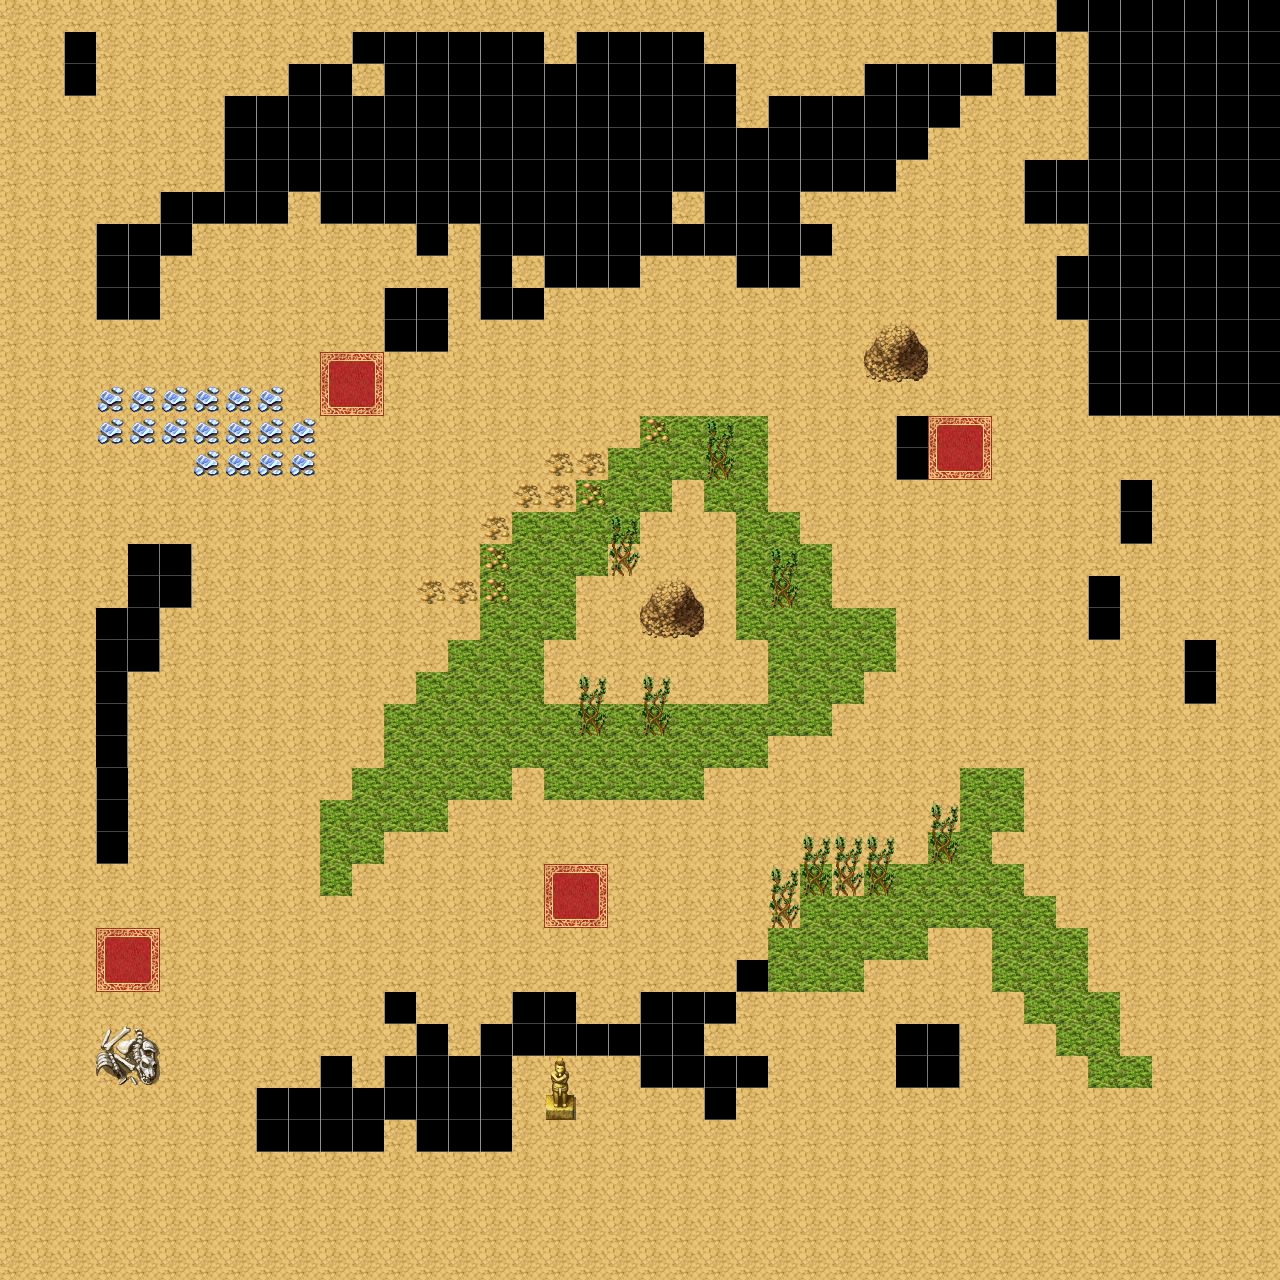

A 2D game scene composited from a Tiled map and its tileset images. What follows is a short description and the map's XML, with each tile layer's data collapsed to a summary:
An orthogonal 40x40 tile map with 32x32 px tiles, 3 tile layers (mapdown, mapup, collision), 3 tilesets and 3 objects (0001, 0002, 0003).

<map version="1.0" orientation="orthogonal" renderorder="right-down" width="40" height="40" tilewidth="32" tileheight="32" nextobjectid="6">
 <tileset firstgid="1" name="tiles1" tilewidth="32" tileheight="32" tilecount="192" columns="16">
  <image source="tiles1.png" width="512" height="384" />
 </tileset>
 <tileset firstgid="193" name="tiles2" tilewidth="32" tileheight="32" tilecount="192" columns="16">
  <image source="tiles2.png" width="512" height="384" />
 </tileset>
 <tileset firstgid="385" name="tile3" tilewidth="32" tileheight="32" tilecount="256" columns="16">
  <image source="tile3.png" width="512" height="512" />
 </tileset>
 <layer name="mapdown" width="40" height="40">
  <data>[1600 cells, 1600 non-empty, 20 distinct tile ids]</data>
 </layer>
 <layer name="mapup" width="40" height="40">
  <data>[1600 cells, 98 non-empty, 37 distinct tile ids]</data>
 </layer>
 <objectgroup name="npc" visible="0">
  <object id="1" name="0001" x="543" y="224" width="32" height="32" />
  <object id="4" name="0002" x="1089" y="356" width="29" height="28" />
  <object id="5" name="0003" x="227" y="929" width="26" height="29">
   <properties>
    <property name="nextscene" value="home" />
   </properties>
  </object>
 </objectgroup>
 <layer name="collision" width="40" height="40">
  <data>[1600 cells, 299 non-empty, 3 distinct tile ids]</data>
 </layer>
</map>
